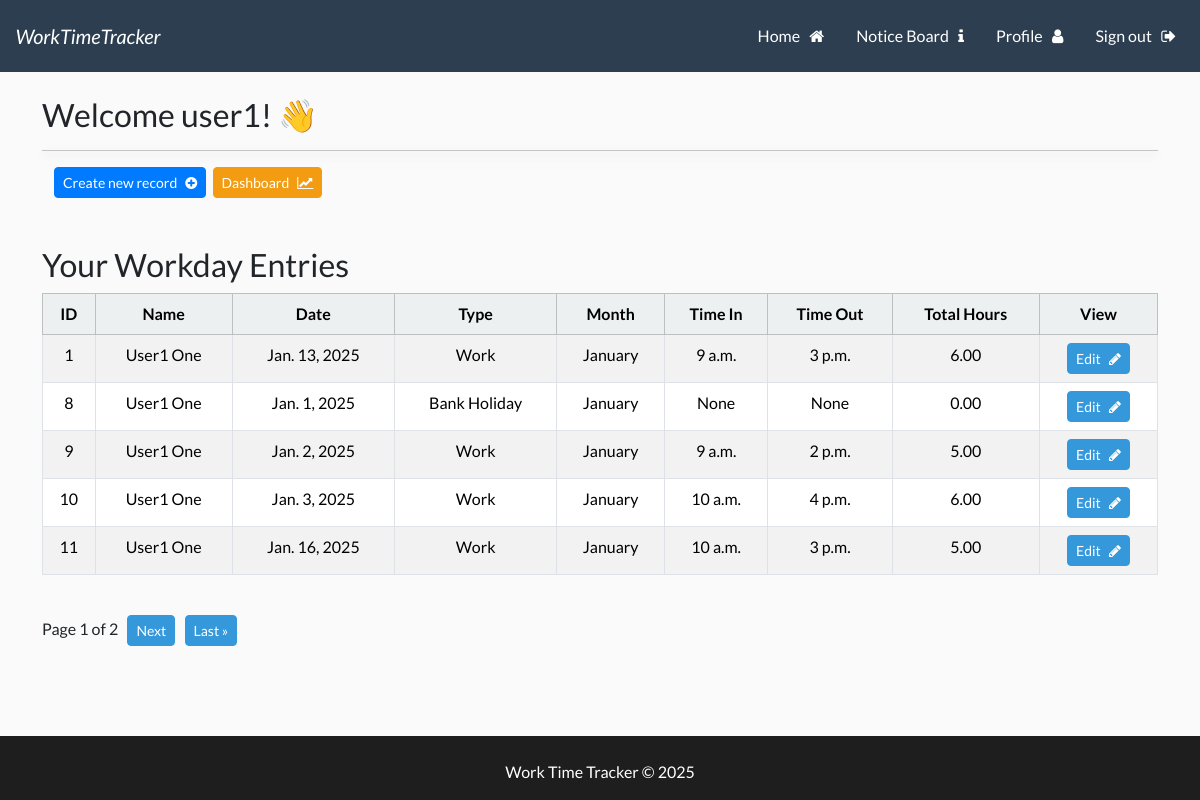
The page /wttapp (signed in) on the database as committed earlier.
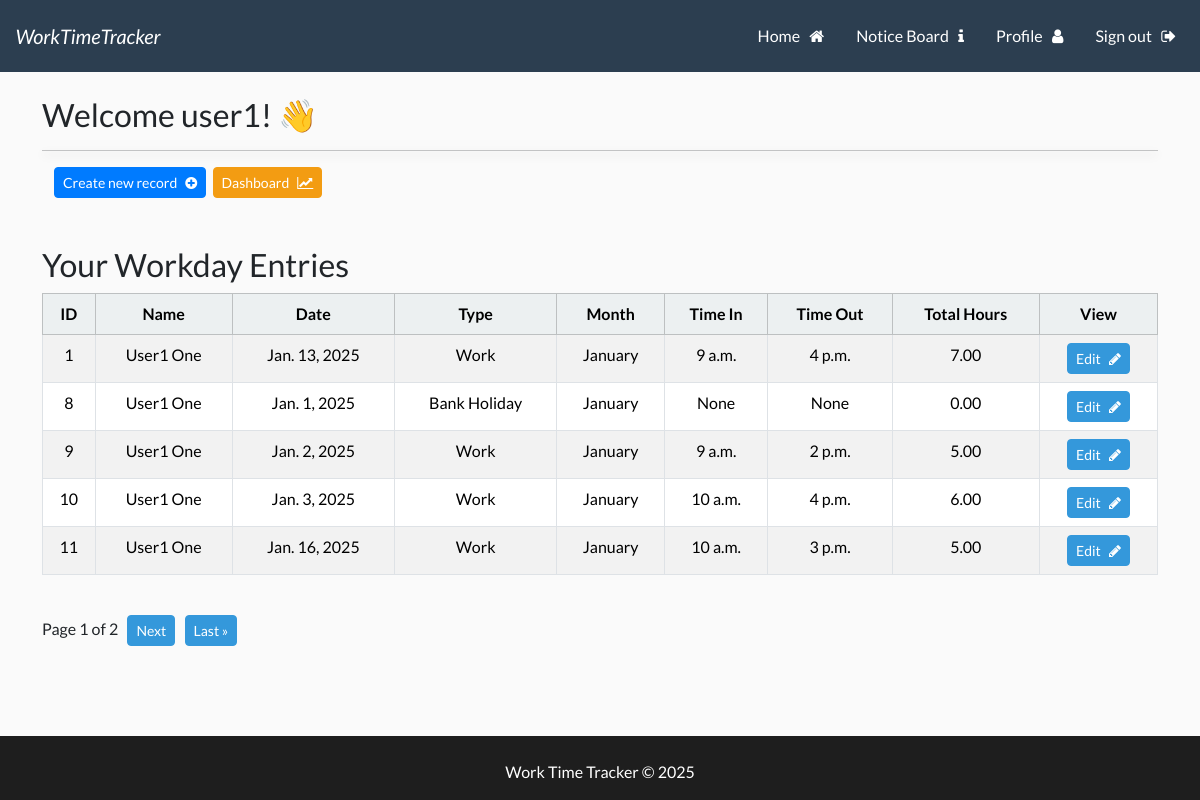
The same page on the database as committed later.
### wttapp/models.py (models this page shows, shortened)
class Workday(models.Model):
    user = models.ForeignKey(User, related_name='user_workdays', on_delete=models.CASCADE)
    WORKDAY_TYPE_CHOICES = [
        ('Work', 'Work'),
        ('Sick Leave', 'Sick Leave'),
        ('Annual Leave', 'Annual Leave'),
        ('Bank Holiday', 'Bank Holiday'),
    ]
    MONTH_CHOICES = [
        ('January', 'January'),
        ('February', 'February'),
        ('March', 'March'),
        ('April', 'April'),
        ('May', 'May'),
        ('June', 'June'),
        ('July', 'July'),
        ('August', 'August'),
        ('September', 'September'),
        ('October', 'October'),
        ('November', 'November'),
        ('December', 'December'),
    ]
    id = models.AutoField(primary_key=True)
    date = models.DateField()
    month = models.CharField(
        max_length=20,
        choices=MONTH_CHOICES,
        default=get_current_month,
    )
    workday_type = models.CharField(
        max_length=20,
        choices=WORKDAY_TYPE_CHOICES,
        default='Work',
    )
    time_in = models.TimeField(blank=True, null=True)
    time_out = models.TimeField(blank=True, null=True)
    @property
    def total_hours(self):
        if self.time_in and self.time_out:
            time_in_dt = datetime.combine(date.today(), self.time_in)
            time_out_dt = datetime.combine(date.today(), self.time_out)
            time_diff = time_out_dt - time_in_dt
            return time_diff.total_seconds() / 3600  # Convert seconds to hours
        return 0

### UserLogin/models.py (models this page shows, shortened)
class UserProfile(models.Model):
    user = models.OneToOneField(User, related_name='user_profile', on_delete=models.CASCADE)
    username = models.CharField(max_length=150, editable=False)  # Automatically populated
    firstname = models.CharField(max_length=30, null=False, editable=True)  # Automatically populated
    lastname = models.CharField(max_length=150, null=False, editable=True)  # Automatically populated
    email = models.EmailField(null=True, editable=True)  # Automatically populated
    emergency_contact = models.CharField(max_length=100, blank=True, null=True, help_text="Emergency contact name and number.")
    manager_name = models.ForeignKey(
        User,
        related_name='user_manager',
        on_delete=models.SET_NULL,
        blank=True,
        null=True,
    )
    POSITION_CHOICES = [
        ('Staff', 'Staff'),
        ('Manager', 'Manager'),
        ('System Admin', 'System Admin'),
    ]
    position = models.CharField(
        max_length=20,
        choices=POSITION_CHOICES,
        default='Staff',
        help_text="This can be edited by your manager or System admin."
    )
    STATUS_CHOICES = [
        ('Active', 'Active'),
        ('Former', 'Former'),
    ]
    status = models.CharField(
        max_length=10,
        choices=STATUS_CHOICES,
        default='Active',
        help_text="User status (Active or Former)."
    )
    profile_picture = models.ImageField(upload_to='profile_pictures', blank=True, null=True)

### wttapp/views.py (the view)
# urls.py: 2. Add a URL to urlpatterns:  path('', views.home, name='home')
@login_required
def home(request):
    user_profile = UserProfile.objects.get(user=request.user)
    if user_profile.status == 'Active' and user_profile.position in ['System Admin', 'Manager']:
        records_list = Workday.objects.select_related('user__user_profile').all()  # Show all records
    else:
        records_list = Workday.objects.select_related('user__user_profile').filter(user=request.user)  # Show only the user's records
    paginator = Paginator(records_list, 5)  # Show 3 records per page
    page = request.GET.get('page', 1)  # Get the current page number from the request
    try:
        records = paginator.page(page)
    except PageNotAnInteger:
        records = paginator.page(1)
    except EmptyPage:
        records = paginator.page(paginator.num_pages)
    return render(request, 'wttapp/home.html', {'records': records, 'user_profile': user_profile})

### templates/wttapp/home.html (shortened to what this page needs)
{% extends 'base.html' %}
{% load static %}
{% block content %}
<h3> Welcome {{user}}! 👋 </h3>
<hr>
<div class="container-fluid">
    <div class="row">
        <div class="col-md-6 col-12">
                <a class="btn btn-primary btn-sm" href="{% url 'create_record' %}">Create new record &nbsp; <i class="fa fa-plus-circle" aria-hidden="true"></i></a>&nbsp;
                <a class="btn btn-warning btn-sm ml-auto" href="{% url 'dashboard' %}">Dashboard &nbsp; <i class="fa fa-line-chart" aria-hidden="true"></i></a>
        </div>
    </div>
</div>
<br><br>
{% if user_profile.status == 'Active' and user_profile.position in 'System Admin Manager' %}
    <h3>All Workday Entries</h3>
{% else %}
    <h3>Your Workday Entries</h3>
{% endif %}
<table class="table table-hover table-striped  table-bordered text-center">
    <thead class="table-light">
        <tr>
            <th scope="col">ID</th>
            <th scope="col">Name</th>
            <th scope="col">Date</th>
            <th scope="col">Type</th>
            <th scope="col">Month</th>
            <th scope="col">Time In</th>
            <th scope="col">Time Out</th>
            <th scope="col">Total Hours</th>
            <th scope="col">View</th>
        </tr>
    </thead>
    <tbody>
        {% if records %}
        {% for record in records %}
        <tr>
            <td>{{ record.id }}</td>
            <td>{{ record.user.user_profile.firstname }} {{ record.user.user_profile.lastname }} </td>
            <td>{{ record.date }}</td>
            <td>{{ record.get_workday_type_display }}</td>
            <td>{{ record.get_month_display }}</td>
            <td>{{ record.time_in }}</td>
            <td>{{ record.time_out }}</td>
            <td>{{ record.total_hours|floatformat:2 }}</td>
            <td>
                <a href="{% url 'edit_workday' record.id %}" class="btn btn-info btn-sm">Edit &nbsp; <i class="fa fa-pencil" aria-hidden="true"></i></a>
        </tr>
        {% endfor %}
        {% endif %}
    </tbody>
</table>
<br>
<div class="pagination">
    <span class="step-links">
        <span class="current">
            Page {{ records.number }} of {{ records.paginator.num_pages }} &nbsp;
        </span>
        {% if records.has_next %}
        <a class="btn btn-info btn-sm btn-secondary" href="?page={{ records.next_page_number }}">Next</a> &nbsp;
        <a class="btn btn-info btn-sm btn-secondary" href="?page={{ records.paginator.num_pages }}">Last &raquo;</a>
        {% endif %}
    </span>
</div>
{% endblock %}

Rows that differ between the two databases and show on the page:
changed Workday "Jan. 13, 2025": time_out "3 p.m." → "4 p.m."; total_hours "6.00" → "7.00"
